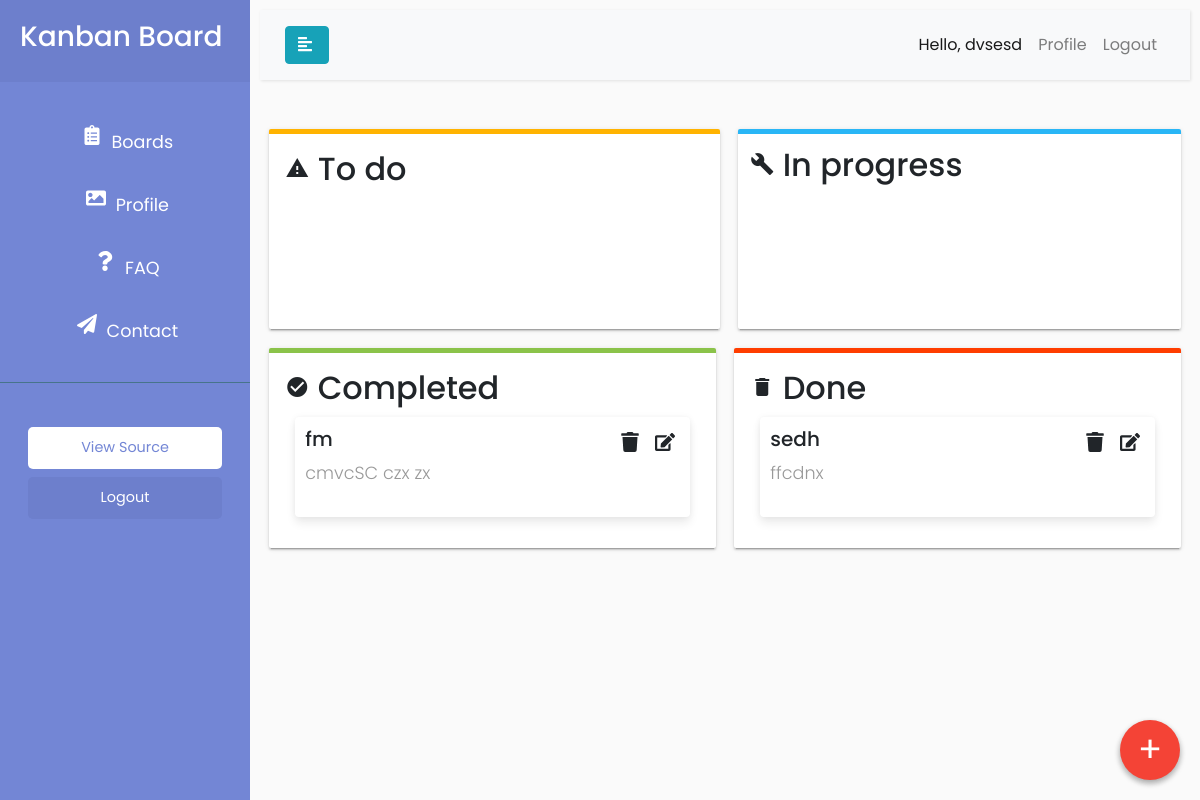
The page /home/board/16 (signed in) on the database its author committed.
### home/models.py (models this page shows)
class Card(models.Model):
    title = models.CharField(max_length=50)
    content = models.TextField()
    priority = models.CharField(max_length=6,
                                choices=PRIORITY_CHOICES,
                                default='medium')
    status = models.CharField(max_length=11,
                              choices=STATUS_CHOICES,
                              default='to do')
    color = models.CharField(max_length=6,
                             choices=COLOR_CHOICES,
                             default='white')
    created_at = models.DateTimeField(auto_now_add=True)
    updated_at = models.DateTimeField(auto_now=True)
    board = models.ForeignKey(Board, on_delete=models.CASCADE)
    def __str__(self):
        return str(self.id)

### home/views.py (the view, shortened to what this page needs)
# urls.py: path('board/<int:pk>', views.board_details, name='board'),
@login_required(login_url='login')
def board_details(request, pk):
    context = {}
    form = CardForm()
    context['form'] = form
    if request.user.is_authenticated:
        cards = Card.objects.filter(board=pk)
        context['cards'] = cards
        print(cards)
    if request.method == 'DELETE':
        card = Card.objects.get(id=pk)
        card.delete()
        return redirect('board', pk=pk)
    return render(request, 'home/board_details.html', context)

### home/templates/home/board_details.html (shortened to what this page needs)
{% extends 'main.html' %} {% load static %} {% block content %}
<link rel="stylesheet" href="{% static 'styles/card.css' %}" />
<link rel="stylesheet" href="{% static 'styles/board_details.css' %}" />
<button
  class="kc_fab_main_btn"
  data-toggle="modal"
  data-target="#exampleModalCenter"
>
  +
</button>
<div class="content" style="margin: 10px; width: 100%">
  <nav class="navbar navbar-expand-lg navbar-light bg-light">
    <div class="container-fluid">
      <button type="button" id="sidebarCollapse" class="btn btn-info">
        <i class="fas fa-align-left"></i>
      </button>
      <div class="collapse navbar-collapse" id="navbarSupportedContent">
        <ul class="nav navbar-nav ml-auto">
          <li class="nav-item active">
            <a class="nav-link" href="#">Hello, {{user}}</a>
          </li>
          <li class="nav-item">
            <a class="nav-link" href="{% url 'profile' %}">Profile</a>
          </li>
          <li class="nav-item">
            <a class="nav-link" href="{% url 'logout' %}">Logout</a>
          </li>
        </ul>
      </div>
    </div>
  </nav>
  <div class="col_container">
    <ol class="kanban To-do">
      <h2><i class="material-icons">report_problem</i> To do</h2>
    </ol>
    <ol class="kanban progress">
      <h2><i class="material-icons">build</i> In progress</h2>
    </ol>
    <ol class="kanban Done">
      <h2><i class="material-icons">check_circle</i> Completed</h2>
            {% for card in cards %} {% if card.status == "completed" %}
      <div>
        <div class="card_container kanbancard card-3">
          <div>
            <h5>{{card.title}}</h5>
            <p>{{card.content}}</p>
          </div>
          <div class="card_icons">
            <a href={% url 'delete' card.id %}><i class="fas fa-trash"></i></a>
            <a href={% url 'update' card.id %}><i class="fas fa-edit"></i></a>
          </div>
        </div>
      </div>
      {% endif %} {% endfor %}
    </ol>
    <ol class="kanban Gone">
      <h2><i class="material-icons">delete</i> Done</h2>
            {% for card in cards %} {% if card.status == "done" %}
      <div>
        <div class="card_container kanbancard card-3">
          <div>
            <h5>{{card.title}}</h5>
            <p>{{card.content}}</p>
          </div>
          <div class="card_icons">
            <a href={% url 'delete' card.id %}><i class="fas fa-trash"></i></a>
            <a href={% url 'update' card.id %}><i class="fas fa-edit"></i></a>
          </div>
        </div>
      </div>
      {% endif %} {% endfor %}
    </ol>
  </div>
  {% endblock content %}

### static/styles/home.css (style rules this page uses)
body { font-family: "Poppins", sans-serif; background: #fafafa; }
p { font-family: "Poppins", sans-serif; font-size: 1.1em; font-weight: 300; line-height: 1.7em; color: #999; }
a, a:hover, a:focus { color: inherit; text-decoration: none; transition: all 0.3s; }
.navbar { padding: 15px 10px; background: #fff; border: none; border-radius: 0; margin-bottom: 40px; box-shadow: 1px 1px 3px rgba(0, 0, 0, 0.1); }
i, span { display: inline-block; }

### static/styles/card.css (style rules this page uses)
.kanbancard { border-radius: 4px; margin: 10px; background: #fff; box-shadow: 0 6px 10px rgba(0, 0, 0, 0.08), 0 0 6px rgba(0, 0, 0, 0.05); transition: 0.3s transform cubic-bezier(0.155, 1.105, 0.295, 1.12), 0.3s box-shadow, 0.3s -webkit-transform cubic-bezier(0.155, 1.105, 0.295, 1.12); padding: 10px; cursor: pointer; }
.card_container { display: flex; flex-direction: row; justify-content: space-between; }
.card-3 { min-height: 100px; max-height: 100px; overflow: hidden; }

### static/styles/board_details.css (style rules this page uses)
.col_container { display: flex; flex-wrap: wrap; }
.kc_fab_main_btn { background-color: #f44336; position: fixed; right: 20px; bottom: 20px; width: 60px; height: 60px; border-radius: 100%; background: #f44336; border: none; z-index: 9999; outline: none; color: #fff; font-size: 36px; box-shadow: 0 3px 6px rgba(0, 0, 0, 0.16), 0 3px 6px rgba(0, 0, 0, 0.23); transition: 0.3s; -webkit-tap-highlight-color: rgba(0, 0, 0, 0); }
ol { transition: border-color 2s ease, all 0.1s ease; }
ol.kanban.To-do { border-top: 5px solid #ffb300; }
ol.kanban.Gone { border-top: 5px solid #ff3d00; }
ol.kanban.progress { border-top: 5px solid #29b6f6; }
ol.kanban.Done { border-top: 5px solid #8bc34a; }
a > svg { margin: 5px; min-width: 20px; min-height: 20px; }
ol.kanban { border-top: 5px solid #78909c; width: 20%; height: auto; margin: 1%; max-width: 500px; flex: 1; min-width: 300px; display: inline-block; vertical-align: top; box-shadow: 0 2px 2px 0 rgba(0, 0, 0, 0.14), 0 3px 1px -2px rgba(0, 0, 0, 0.2), 0 1px 5px 0 rgba(0, 0, 0, 0.12); flex-direction: column; min-height: 200px; z-index: 1; position: relative; background: #fff; padding: 1em; border-radius: 2px; }

### rows shown on the page
Card: title "fm", content "cmvcSC czx zx"
Card: title "sedh", content "ffcdnx"

### other values the page prints
{{ user }} "dvsesd"
